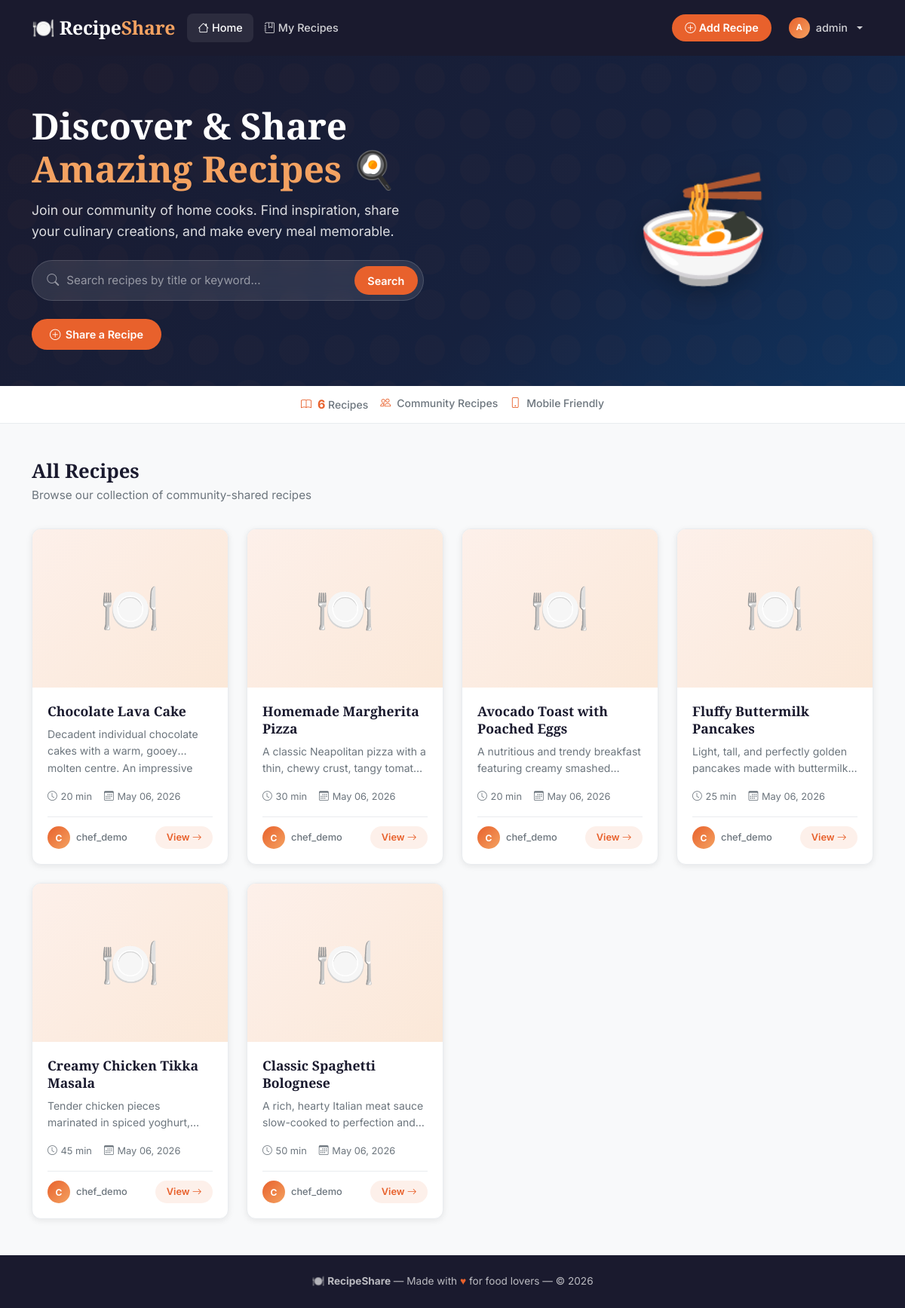
Screenshot of / (signed in) with the database file from the repository.
### recipes/models.py (models this page shows, shortened)
class Recipe(models.Model):
    title = models.CharField(max_length=200)
    description = models.TextField(max_length=500)
    ingredients = models.TextField(help_text="List each ingredient on a new line")
    instructions = models.TextField(help_text="Step-by-step cooking instructions")
    cooking_time = models.PositiveIntegerField(help_text="Cooking time in minutes")
    image = models.ImageField(upload_to='recipe_images/', blank=True, null=True)
    author = models.ForeignKey(User, on_delete=models.CASCADE, related_name='recipes')
    created_at = models.DateTimeField(auto_now_add=True)
    updated_at = models.DateTimeField(auto_now=True)
    class Meta:
        ordering = ['-created_at']
    def get_absolute_url(self):
        return reverse('recipe-detail', kwargs={'pk': self.pk})

### recipes/views.py (the view)
# urls.py: path('', views.home, name='home'),
def home(request):
    query = request.GET.get('q', '').strip()
    recipes = Recipe.objects.select_related('author').all()
    if query:
        recipes = recipes.filter(
            Q(title__icontains=query) | Q(description__icontains=query)
        )
    context = {
        'recipes': recipes,
        'query': query,
        'total_count': Recipe.objects.count(),
    }
    return render(request, 'recipes/home.html', context)

### templates/recipes/home.html (shortened to what this page needs)
{% extends 'base.html' %}
{% load static %}
{% block content %}
<section class="hero">
  <div class="container hero-content">
    <div class="row align-items-center gy-4">
      <div class="col-lg-7">
        <h1>Discover & Share<br><span>Amazing Recipes</span> 🍳</h1>
        <p class="mb-4">Join our community of home cooks. Find inspiration, share your culinary creations, and make every meal memorable.</p>
        <form method="GET" action="{% url 'home' %}" id="search-form">
          <div class="search-bar">
            <i class="bi bi-search me-2" style="color:rgba(255,255,255,.5);"></i>
            <input
              type="text"
              name="q"
              id="search-input"
              value="{{ query }}"
              placeholder="Search recipes by title or keyword..."
              autocomplete="off"
            />
            <button type="submit">Search</button>
          </div>
        </form>
        {% if not user.is_authenticated %}
        <div class="mt-4 d-flex gap-3 flex-wrap">
          <a href="{% url 'register' %}" class="btn-primary-custom">
            <i class="bi bi-person-plus"></i> Get Started Free
          </a>
          <a href="{% url 'login' %}" class="btn-outline-custom" style="border-color:rgba(255,255,255,.4);color:#fff;">
            <i class="bi bi-box-arrow-in-right"></i> Log In
          </a>
        </div>
        {% else %}
        <div class="mt-4">
          <a href="{% url 'recipe-create' %}" class="btn-primary-custom">
            <i class="bi bi-plus-circle"></i> Share a Recipe
          </a>
        </div>
        {% endif %}
      </div>
      <div class="col-lg-5 text-center d-none d-lg-block">
        <div style="font-size:9rem;line-height:1;filter:drop-shadow(0 8px 20px rgba(0,0,0,.3));">🍜</div>
      </div>
    </div>
  </div>
</section>
<div class="stats-bar">
  <div class="container">
    <div class="row g-3 justify-content-center text-center text-md-start">
      <div class="col-6 col-md-auto">
        <div class="stat-item justify-content-center justify-content-md-start">
          <i class="bi bi-book text-primary-custom"></i>
          <span><strong>{{ total_count }}</strong> Recipes</span>
        </div>
      </div>
      <div class="col-6 col-md-auto">
        <div class="stat-item justify-content-center justify-content-md-start">
          <i class="bi bi-people text-primary-custom"></i>
          <span>Community Recipes</span>
        </div>
      </div>
      <div class="col-6 col-md-auto">
        <div class="stat-item justify-content-center justify-content-md-start">
          <i class="bi bi-phone text-primary-custom"></i>
          <span>Mobile Friendly</span>
        </div>
      </div>
    </div>
  </div>
</div>
<section class="section-py">
  <div class="container">
    {% if query %}
    <div class="mb-4">
      <h2 class="section-title">
        Search Results for "<span class="text-primary-custom">{{ query }}</span>"
      </h2>
      <p class="section-subtitle">
        {% if recipes %}
          Found {{ recipes|length }} recipe{{ recipes|length|pluralize }}
        {% else %}
          No recipes matched your search.
        {% endif %}
        &mdash; <a href="{% url 'home' %}">Clear search</a>
      </p>
    </div>
    {% else %}
    <div class="mb-4">
      <h2 class="section-title">All Recipes</h2>
      <p class="section-subtitle">Browse our collection of community-shared recipes</p>
    </div>
    {% endif %}
    {% if recipes %}
    <div class="row row-cols-1 row-cols-sm-2 row-cols-md-3 row-cols-xl-4 g-4">
      {% for recipe in recipes %}
      <div class="col">
        <div class="recipe-card">
          <div class="recipe-card-img-wrap">
            {% if recipe.image %}
              <img src="{{ recipe.image.url }}" alt="{{ recipe.title }}" loading="lazy" />
            {% else %}
              <div class="recipe-no-image">🍽️</div>
            {% endif %}
          </div>
          <div class="recipe-card-body">
            <h3 class="recipe-card-title">{{ recipe.title }}</h3>
            <p class="recipe-card-desc">{{ recipe.description }}</p>
            <div class="recipe-meta">
              <span>
                <i class="bi bi-clock"></i>
                {{ recipe.cooking_time }} min
              </span>
              <span>
                <i class="bi bi-calendar3"></i>
                {{ recipe.created_at|date:"M d, Y" }}
              </span>
            </div>
            <div class="recipe-card-footer">
              <div class="d-flex align-items-center gap-2">
                <div class="author-avatar">{{ recipe.author.username|first|upper }}</div>
                <span class="author-name">{{ recipe.author.username }}</span>
              </div>
              <a href="{{ recipe.get_absolute_url }}" class="btn-card-view">
                View <i class="bi bi-arrow-right"></i>
              </a>
            </div>
          </div>
        </div>
      </div>
      {% endfor %}
    </div>
    {% endif %}
  </div>
</section>
{% endblock %}

### templates/base.html (shortened to what this page needs)
{% load static %}
<!DOCTYPE html>
<html lang="en">
<head>
  <link href="https://cdn.jsdelivr.net/npm/bootstrap@5.3.2/dist/css/bootstrap.min.css" rel="stylesheet" />
  <link href="https://cdn.jsdelivr.net/npm/bootstrap-icons@1.11.3/font/bootstrap-icons.css" rel="stylesheet" />
  <link rel="stylesheet" href="{% static 'css/style.css' %}" />
</head>
<body>
  <nav class="navbar navbar-expand-lg navbar-dark">
    <div class="container">
      <a class="navbar-brand" href="{% url 'home' %}">
        🍽️ Recipe<span>Share</span>
      </a>
      <div class="collapse navbar-collapse" id="navMenu">
        <ul class="navbar-nav me-auto mb-2 mb-lg-0">
          <li class="nav-item">
            <a class="nav-link" href="{% url 'home' %}">
              <i class="bi bi-house me-1"></i>Home
            </a>
          </li>
          {% if user.is_authenticated %}
          <li class="nav-item">
            <a class="nav-link" href="{% url 'my-recipes' %}">
              <i class="bi bi-journal-bookmark me-1"></i>My Recipes
            </a>
          </li>
          {% endif %}
        </ul>
        <ul class="navbar-nav align-items-center gap-2">
          {% if user.is_authenticated %}
            <li class="nav-item">
              <a class="nav-link btn-nav-cta" href="{% url 'recipe-create' %}">
                <i class="bi bi-plus-circle me-1"></i>Add Recipe
              </a>
            </li>
            <li class="nav-item dropdown">
              <a class="nav-link dropdown-toggle d-flex align-items-center gap-2" href="#" data-bs-toggle="dropdown" id="userDropdown">
                <div class="author-avatar" style="width:28px;height:28px;font-size:.7rem;">
                  {{ user.username|first|upper }}
                </div>
                {{ user.username }}
              </a>
            </li>
          {% endif %}
        </ul>
      </div>
    </div>
  </nav>
  <main>
    {% block content %}{% endblock %}
  </main>
  <footer>
    <div class="container">
      <p class="mb-0">
        🍽️ <strong>RecipeShare</strong> &mdash; Made with <span>♥</span> for food lovers &mdash;
        &copy; {% now "Y" %}
      </p>
    </div>
  </footer>
</body>
</html>

### rows the page displays
Recipe: title "Chocolate Lava Cake", description "Decadent individual chocolate cakes with a warm, gooey molten centre. An…", cooking_time "20", created_at "May 06, 2026", author.username|first "C", author.username "chef_demo"
Recipe: title "Homemade Margherita Pizza", description "A classic Neapolitan pizza with a thin, chewy crust, tangy…", cooking_time "30", created_at "May 06, 2026", author.username|first "C", author.username "chef_demo"
Recipe: title "Avocado Toast with Poached Eggs", description "A nutritious and trendy breakfast featuring creamy…", cooking_time "20", created_at "May 06, 2026", author.username|first "C", author.username "chef_demo"
Recipe: title "Fluffy Buttermilk Pancakes", description "Light, tall, and perfectly golden pancakes made with…", cooking_time "25", created_at "May 06, 2026", author.username|first "C", author.username "chef_demo"
Recipe: title "Creamy Chicken Tikka Masala", description "Tender chicken pieces marinated in spiced…", cooking_time "45", created_at "May 06, 2026", author.username|first "C", author.username "chef_demo"
Recipe: title "Classic Spaghetti Bolognese", description "A rich, hearty Italian meat sauce slow-cooked to perfection…", cooking_time "50", created_at "May 06, 2026", author.username|first "C", author.username "chef_demo"

### other values shown
{{ user.username|first|upper }} "A"
{{ user.username }} "admin"
{{ total_count }} "6"
